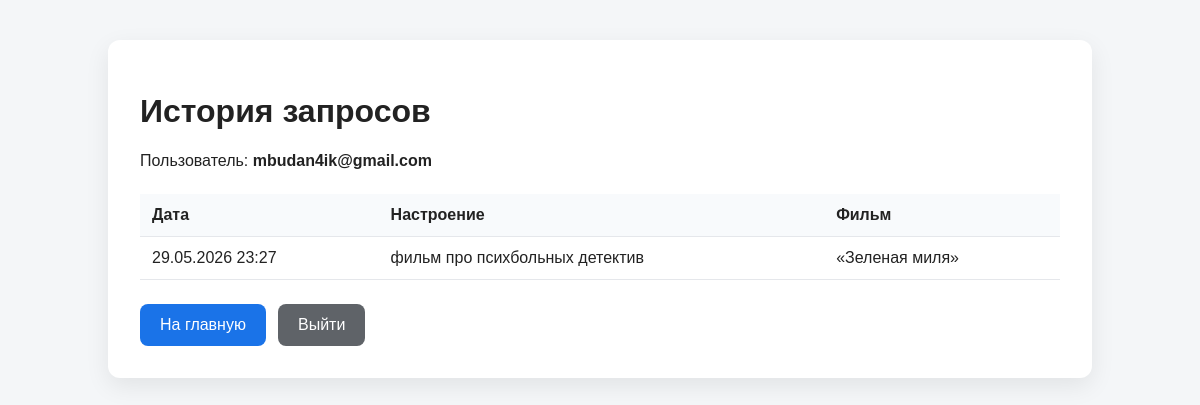
The app's page /history (signed in) with its own data.
### models.py (models this page shows)
class User(Base):
    __tablename__ = "users"
    id = Column(Integer, primary_key=True, index=True)
    email = Column(String, unique=True, index=True, nullable=False)
    movie_requests = relationship("MovieRequest", back_populates="user")

class MovieRequest(Base):
    __tablename__ = "movie_requests"
    id = Column(Integer, primary_key=True, index=True)
    user_id = Column(Integer, ForeignKey("users.id"), nullable=False)
    mood = Column(Text, nullable=False)
    movie_title = Column(String, nullable=False)
    movie_description = Column(Text, nullable=False)
    created_at = Column(DateTime, default=datetime.utcnow, nullable=False)
    user = relationship("User", back_populates="movie_requests")

### main.py (the view)
@app.get("/history")
def history(request: Request, db: Session = Depends(get_db)):
    user = get_current_user(request, db)
    if not user:
        return RedirectResponse(url="/login", status_code=302)
    history_items = (
        db.query(MovieRequest)
        .filter(MovieRequest.user_id == user.id)
        .order_by(MovieRequest.created_at.desc())
        .all()
    )
    return templates.TemplateResponse(
        request,
        "history.html",
        {
            "request": request,
            "user": user,
            "history_items": history_items,
        },
    )

### templates/history.html (shortened to what this page needs)
<!DOCTYPE html>
<html lang="ru">
<head>
</head>
<body>
    <div class="container">
        <h1>История запросов</h1>
        <p>Пользователь: <strong>{{ user.email }}</strong></p>
        {% if history_items %}
            <table>
                <thead>
                    <tr>
                        <th>Дата</th>
                        <th>Настроение</th>
                        <th>Фильм</th>
                    </tr>
                </thead>
                <tbody>
                    {% for item in history_items %}
                        <tr>
                            <td>{{ item.created_at.strftime("%d.%m.%Y %H:%M") }}</td>
                            <td>{{ item.mood }}</td>
                            <td>{{ item.movie_title }}</td>
                        </tr>
                    {% endfor %}
                </tbody>
            </table>
        {% else %}
            <div class="empty">У вас пока нет истории запросов.</div>
        {% endif %}
        <div class="actions">
            <a class="button" href="/">На главную</a>
            <a class="button secondary" href="/logout">Выйти</a>
        </div>
    </div>
</body>
</html>

### templates/history.html (style rules this page uses)
body { font-family: Arial, sans-serif; background: #f4f6f8; margin: 0; color: #222; }
.container { max-width: 920px; margin: 40px auto; background: #fff; padding: 32px; border-radius: 12px; box-shadow: 0 8px 24px rgba(0, 0, 0, 0.08); }
table { width: 100%; border-collapse: collapse; margin-top: 24px; }
th, td { border-bottom: 1px solid #e5e7eb; padding: 12px; text-align: left; vertical-align: top; }
th { background: #f8fafc; }
.actions { display: flex; gap: 12px; flex-wrap: wrap; margin-top: 24px; }
.button { display: inline-block; padding: 12px 20px; background: #1a73e8; color: white; text-decoration: none; border-radius: 8px; }
.button.secondary { background: #5f6368; }

### records on screen
User: email "mbudan4ik@gmail.com"
MovieRequest: created_at "29.05.2026 23:27", mood "фильм про психбольных детектив", movie_title "«Зеленая миля»"
